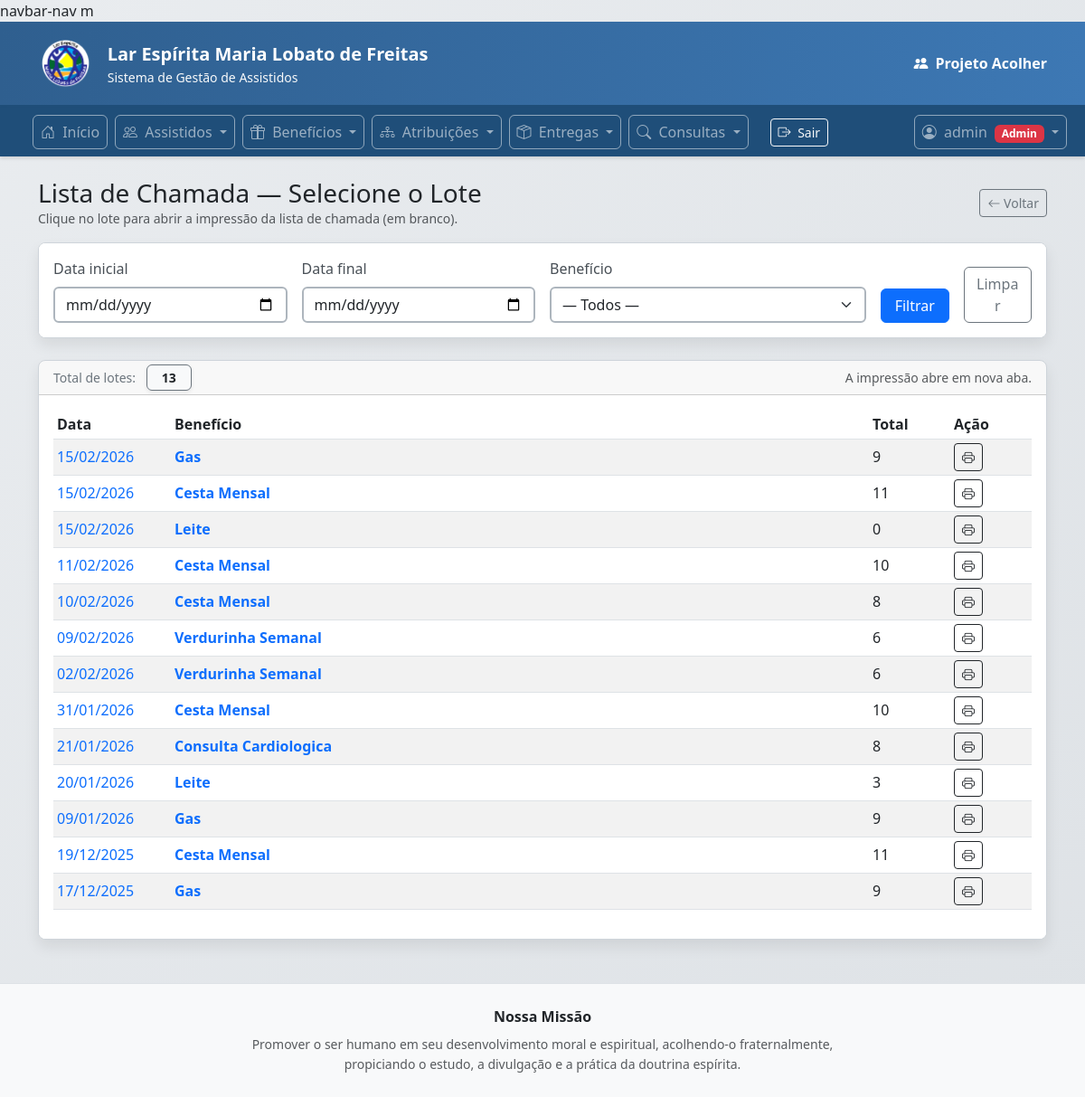
/operacoes/consultas/entregas/lote/chamada/ (signed in), run on the app's committed database.
### apps/beneficios/models.py (models this page shows, shortened)
class LoteEntrega(models.Model):
    beneficio = models.ForeignKey(
        "beneficios.Beneficio",
        on_delete=models.PROTECT,
        related_name="lotes_entrega",
    )
    data_entrega = models.DateField()
    criado_em = models.DateTimeField(default=timezone.now)
    class Meta:
        unique_together = ("beneficio", "data_entrega")
        ordering = ("-data_entrega", "-id")
        verbose_name = "Lote de Entrega"
        verbose_name_plural = "Lotes de Entrega"

class Beneficio(models.Model):
    nome = models.CharField(max_length=120, unique=True)
    categoria = models.CharField(
        max_length=20,
        choices=CategoriaBeneficio.choices,
    )
    periodicidade = models.CharField(
        max_length=20,
        choices=PeriodicidadeBeneficio.choices,
    )
    ativo = models.BooleanField(
        default=True,
        help_text="Permite desativar um benefício sem apagá-lo.",
    )
    class Meta:
        ordering = ["categoria", "nome"]

### apps/operacoes/consultas/views.py (the view)
# urls.py: path("entregas/lote/chamada/",views.entregas_lote_chamada,name="entregas_lote_chamada",),
@login_required
def entregas_lote_chamada(request):
    if not pode_ver(request.user):
        return HttpResponseForbidden("Sem permissão.")
    data_ini = (request.GET.get("data_ini") or "").strip()
    data_fim = (request.GET.get("data_fim") or "").strip()
    beneficio_id = (request.GET.get("beneficio_id") or "").strip()
    lotes = (
        LoteEntrega.objects
        .select_related("beneficio")
        .order_by("-data_entrega", "-id")
    )
    if data_ini:
        lotes = lotes.filter(data_entrega__gte=data_ini)
    if data_fim:
        lotes = lotes.filter(data_entrega__lte=data_fim)
    if beneficio_id:
        lotes = lotes.filter(beneficio_id=beneficio_id)
    lotes_list = []
    for l in lotes:
        total = ItemEntrega.objects.filter(lote=l).count()
        entregues = ItemEntrega.objects.filter(lote=l, entregue=True).count()
        pendentes = total - entregues
        l.total = total
        l.entregues = entregues
        l.pendentes = pendentes
        lotes_list.append(l)
    beneficios = Beneficio.objects.order_by("nome", "id")
    context = {
        "lotes": lotes_list,
        "beneficios": beneficios,
        "data_ini": data_ini,
        "data_fim": data_fim,
        "beneficio_id": beneficio_id,
        "total": len(lotes_list),
    }
    return render(request, "operacoes/consultas/entregas_lote_chamada.html", context)

### apps/operacoes/context_processors.py (called while the page is built)
def operacoes_permissoes(request):
    user = getattr(request, "user", None)
    if user and user.is_authenticated:
        return {
            "pode_ver": pode_ver(user),
            "pode_editar": pode_editar(user),
            "pode_deletar": pode_deletar(user),
        }
    return {
        "pode_ver": False,
        "pode_editar": False,
        "pode_deletar": False,
    }

### apps/operacoes/permissoes.py (called while the page is built)
def is_consultor(user):
    return user.groups.filter(name="Consultor").exists()

def is_supervisor(user):
    return user.groups.filter(name="Supervisor").exists()

def is_operador(user):
    return user.groups.filter(name="Operador").exists()

def pode_ver(user):
    return is_consultor(user) or is_operador(user) or is_supervisor(user) or user.is_superuser

def pode_editar(user):
    return is_operador(user) or is_supervisor(user) or user.is_superuser

def pode_deletar(user):
    return is_supervisor(user) or user.is_superuser

### apps/operacoes/templates/operacoes/consultas/entregas_lote_chamada.html (shortened to what this page needs)
{% extends "operacoes/base.html" %}
{% load querystring %}
{% block content %}
<div class="container mt-4">
    <div class="d-flex justify-content-between align-items-center mb-3">
        <div>
            <h3 class="mb-0">Lista de Chamada — Selecione o Lote</h3>
            <div class="text-muted small">
                Clique no lote para abrir a impressão da lista de chamada (em branco).
            </div>
        </div>
        <a class="btn btn-outline-secondary btn-sm"
           href="{% url 'consultas:entregas_lotes_lista' %}">
            <i class="bi bi-arrow-left"></i> Voltar
        </a>
    </div>
    <div class="card shadow-sm mb-4">
        <div class="card-body">
            <form method="get" class="row g-3">
                <div class="col-12 col-md-3">
                    <label class="form-label">Data inicial</label>
                    <input type="date"
                           name="data_ini"
                           value="{{ data_ini }}"
                           class="form-control">
                </div>
                <div class="col-12 col-md-3">
                    <label class="form-label">Data final</label>
                    <input type="date"
                           name="data_fim"
                           value="{{ data_fim }}"
                           class="form-control">
                </div>
                <div class="col-12 col-md-4">
                    <label class="form-label">Benefício</label>
                    <select name="beneficio_id" class="form-select">
                        <option value="">— Todos —</option>
                    </select>
                </div>
                <div class="col-6 col-md-1 d-flex align-items-end">
                    <button type="submit" class="btn btn-primary w-100">
                        Filtrar
                    </button>
                </div>
                <div class="col-6 col-md-1 d-flex align-items-end">
                    <a href="{% url 'consultas:entregas_lote_chamada' %}"
                       class="btn btn-outline-secondary w-100">
                        Limpar
                    </a>
                </div>
            </form>
        </div>
    </div>
    <div class="card shadow-sm">
        <div class="card-header d-flex justify-content-between align-items-center">
            <div class="small">
                <span class="text-secondary me-2">Total de lotes:</span>
                <span class="px-3 py-1 border border-secondary rounded bg-light fw-semibold shadow-sm">
                    {{ total }}
                </span>
            </div>
            <div class="small text-muted">
                A impressão abre em nova aba.
            </div>
        </div>
        <div class="card-body table-responsive">
            <table class="table table-striped table-sm align-middle">
                <thead>
                    <tr>
                        <th style="width:130px;">Data</th>
                        <th>Benefício</th>
                        <th style="width:90px;">Total</th>
                        <th style="width:90px;">Ação</th>
                    </tr>
                </thead>
                <tbody>
                    {% for l in lotes %}
                        <tr>
                            <td>
                                <a class="text-decoration-none"
                                   target="_blank"
                                   href="{% url 'consultas:entregas_lote_chamada_print' %}?lote_id={{ l.id }}">
                                    {{ l.data_entrega|date:"d/m/Y" }}
                                </a>
                            </td>
                            <td class="fw-semibold">
                                <a class="text-decoration-none"
                                   target="_blank"
                                   href="{% url 'consultas:entregas_lote_chamada_print' %}?lote_id={{ l.id }}">
                                    {{ l.beneficio.nome }}
                                </a>
                            </td>
                            <td>{{ l.total }}</td>
                            <td>
                                <a class="btn btn-outline-dark btn-sm"
                                   title="Imprimir lista de chamada"
                                   target="_blank"
                                   href="{% url 'consultas:entregas_lote_chamada_print' %}?lote_id={{ l.id }}">
                                    <i class="bi bi-printer"></i>
                                </a>
                            </td>
                        </tr>
                    {% empty %}
                        <tr>
                            <td colspan="4" class="text-center text-muted">
                                Nenhum lote encontrado.
                            </td>
                        </tr>
                    {% endfor %}
                </tbody>
            </table>
        </div>
    </div>
</div>
{% endblock %}

### apps/operacoes/templates/operacoes/base.html (shortened to what this page needs)
<!DOCTYPE html>
<html lang="pt-br">
{% load static %}
<head>
    <link href="https://cdn.jsdelivr.net/npm/bootstrap@5.3.0/dist/css/bootstrap.min.css" rel="stylesheet">
    <link rel="stylesheet" href="https://cdn.jsdelivr.net/npm/bootstrap-icons@1.10.0/font/bootstrap-icons.css">
</head>
navbar-nav m<body>
    <div class="header-institucional">
        <div class="container py-3">
            <div class="d-flex align-items-center justify-content-between flex-wrap gap-2">
                <div class="d-flex align-items-center gap-3">
                    <img src="{% static 'img/logo.png' %}"
                         alt="Lar Espírita Maria Lobato de Freitas"
                         style="height:60px; width:auto;">
                    <div>
                        <div class="fw-semibold fs-5 text-white">
                            Lar Espírita Maria Lobato de Freitas
                        </div>
                        <div class="small text-light">
                            Sistema de Gestão de Assistidos
                        </div>
                    </div>
                </div>
                <a class="brand-link fw-bold text-white d-inline-flex align-items-center"
                   href="{% url 'operacoes_home' %}">
                    <i class="bi bi-people-fill me-2"></i>
                    Projeto Acolher
                </a>
            </div>
        </div>
    </div>
    <nav class="navbar navbar-expand-lg navbar-dark navbar-institucional">
        <div class="container-fluid">
            <div class="collapse navbar-collapse" id="navbarMain">
                <ul class="navbar-nav ms-4 me-auto">
                    <li class="nav-item">
                        <a class="nav-link" href="{% url 'operacoes_home' %}">
                            <i class="bi bi-house-door me-1"></i> Início
                        </a>
                    </li>
                    {% if user.is_authenticated and pode_ver %}
                    <li class="nav-item dropdown">
                        <a class="nav-link dropdown-toggle" href="#" role="button" data-bs-toggle="dropdown"
                            aria-expanded="false">
                            <i class="bi bi-people me-1"></i> Assistidos
                        </a>
                    </li>
                    {% endif %}
                    {% if user.is_authenticated and pode_ver %}
                    <li class="nav-item dropdown">
                        <a class="nav-link dropdown-toggle" href="#" role="button" data-bs-toggle="dropdown"
                            aria-expanded="false">
                            <i class="bi bi-gift me-1"></i> Benefícios
                        </a>
                    </li>
                    {% endif %}
                    {% if user.is_authenticated and pode_ver %}
                    <li class="nav-item dropdown">
                        <a class="nav-link dropdown-toggle" href="#" role="button" data-bs-toggle="dropdown"
                            aria-expanded="false">
                            <i class="bi bi-diagram-3 me-1"></i> Atribuições
                        </a>
                    </li>
                    {% endif %}
                    {% if user.is_authenticated and pode_ver %}
                    <li class="nav-item dropdown">
                        <a class="nav-link dropdown-toggle" href="#" role="button" data-bs-toggle="dropdown"
                            aria-expanded="false">
                            <i class="bi bi-box-seam me-1"></i> Entregas
                        </a>
                    </li>
                    {% endif %}
                    {% if user.is_authenticated and pode_ver %}
                    <li class="nav-item dropdown">
                        <a class="nav-link dropdown-toggle" href="#" role="button" data-bs-toggle="dropdown"
                            aria-expanded="false">
                            <i class="bi bi-search me-1"></i> Consultas
                        </a>
                    </li>
                    <li class="nav-item d-flex align-items-center ms-3">
                        <form method="post" action="/accounts/logout/" class="m-0">
                            <button type="submit" class="btn btn-outline-light btn-sm">
                                <i class="bi bi-box-arrow-right me-1"></i> Sair
                            </button>
                        </form>
                    </li>
                    {% endif %}
                </ul>
                <ul class="navbar-nav">
                    {% if user.is_authenticated %}
                    <li class="nav-item dropdown">
                        <a class="nav-link dropdown-toggle" href="#" role="button" data-bs-toggle="dropdown"
                            aria-expanded="false">
                            <i class="bi bi-person-circle me-1"></i> {{ user.username }}
                            {% if user.is_superuser %}
                            <span class="badge bg-danger ms-1">Admin</span>
                            {% elif pode_deletar %}
                            <span class="badge bg-success ms-1">Gestor</span>
                            {% elif pode_editar %}
                            <span class="badge bg-secondary ms-1">Operador</span>
                            {% elif pode_ver %}
                            <span class="badge bg-info text-dark ms-1">Consultor</span>
                            {% endif %}
                        </a>
                    </li>
                    {% else %}
                    <li class="nav-item">
                        <a class="nav-link" href="/accounts/login/">
                            <i class="bi bi-box-arrow-in-right me-1"></i> Entrar
                        </a>
                    </li>
                    {% endif %}
                </ul>
            </div>
        </div>
    </nav>
    <div class="container-fluid mt-3">
        {% block content %}
        {% endblock %}
    </div>
    <footer class="mt-5 border-top bg-light">
        <div class="container py-4 text-center">
            <div class="fw-semibold mb-2">Nossa Missão</div>
            <div class="col-lg-8 col-xl-7 mx-auto small text-muted" style="line-height:1.6;">
                Promover o ser humano em seu desenvolvimento moral e espiritual,
                acolhendo-o fraternalmente, propiciando o estudo, a divulgação
                e a prática da doutrina espírita.
            </div>
        </div>
    </footer>
</body>
</html>

### apps/operacoes/templates/operacoes/base.html (style rules this page uses)
body { background: linear-gradient(135deg, #e9ecef 0%, #dee2e6 100%) !important; min-height: 100vh; }
.container-fluid { background-color: transparent !important; }
.container-fluid .card { background-color: #ffffff !important; border: 1px solid #ced4da !important; box-shadow: 0 0.5rem 1rem rgba(0, 0, 0, 0.08) !important; border-radius: 0.5rem !important; overflow: hidden; }
.card-body { background-color: #ffffff !important; }
.form-control, .form-select, textarea.form-control { border: 2px solid #adb5bd !important; background-color: #ffffff !important; }
.form-label { color: #495057; font-weight: 500; }
.header-institucional { background: linear-gradient(90deg, #2f5f8f 0%, #3d78b4 100%); border-bottom: 3px solid #1f4e79; }
.header-institucional .brand-link { text-decoration: none; }
.navbar-institucional { background-color: #1f4e79; box-shadow: 0 2px 4px rgba(0, 0, 0, .12); }
.navbar .nav-link { border: 1px solid rgba(255,255,255,0.5); border-radius: 6px; margin-right: 8px; padding: 6px 14px; transition: all 0.2s ease; }

### data on the page
LoteEntrega: data_entrega "15/02/2026", beneficio.nome "Gas", total "9"
LoteEntrega: data_entrega "15/02/2026", beneficio.nome "Cesta Mensal", total "11"
LoteEntrega: data_entrega "15/02/2026", beneficio.nome "Leite", total "0"
LoteEntrega: data_entrega "11/02/2026", beneficio.nome "Cesta Mensal", total "10"
LoteEntrega: data_entrega "10/02/2026", beneficio.nome "Cesta Mensal", total "8"
LoteEntrega: data_entrega "09/02/2026", beneficio.nome "Verdurinha Semanal", total "6"
LoteEntrega: data_entrega "02/02/2026", beneficio.nome "Verdurinha Semanal", total "6"
LoteEntrega: data_entrega "31/01/2026", beneficio.nome "Cesta Mensal", total "10"
LoteEntrega: data_entrega "21/01/2026", beneficio.nome "Consulta Cardiologica", total "8"
LoteEntrega: data_entrega "20/01/2026", beneficio.nome "Leite", total "3"
LoteEntrega: data_entrega "09/01/2026", beneficio.nome "Gas", total "9"
LoteEntrega: data_entrega "19/12/2025", beneficio.nome "Cesta Mensal", total "11"
LoteEntrega: data_entrega "17/12/2025", beneficio.nome "Gas", total "9"

### other printed values
{{ user.username }} "admin"
{{ total }} "13"
